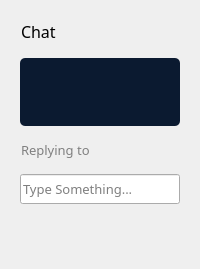
           <widget class="QWidget" name="page_3">
            <layout class="QVBoxLayout" name="verticalLayout_4">
             <property name="spacing">
              <number>15</number>
             </property>
             <property name="leftMargin">
              <number>20</number>
             </property>
             <property name="topMargin">
              <number>20</number>
             </property>
             <property name="rightMargin">
              <number>20</number>
             </property>
             <property name="bottomMargin">
              <number>20</number>
             </property>
             <item>
              <layout class="QHBoxLayout" name="horizontalLayout_4">
               <item>
                <widget class="QLabel" name="label_2">
                 <property name="font">
                  <font>
                   <family>Barlow</family>
                   <pointsize>12</pointsize>
                  </font>
                 </property>
                 <property name="text">
                  <string>Chat</string>
                 </property>
                 <property name="indent">
                  <number>1</number>
                 </property>
                </widget>
               </item>
               <item>
                <spacer name="horizontalSpacer_2">
                 <property name="orientation">
                  <enum>Qt::Horizontal</enum>
                 </property>
                 <property name="sizeHint" stdset="0">
                  <size>
                   <width>40</width>
                   <height>20</height>
                  </size>
                 </property>
                </spacer>
               </item>
               <item>
                <widget class="QPushButton" name="btn_close_chat">
                 <property name="sizePolicy">
                  <sizepolicy hsizetype="Fixed" vsizetype="Fixed">
                   <horstretch>0</horstretch>
                   <verstretch>0</verstretch>
                  </sizepolicy>
                 </property>
                 <property name="minimumSize">
                  <size>
                   <width>20</width>
                   <height>20</height>
                  </size>
                 </property>
                 <property name="maximumSize">
                  <size>
                   <width>20</width>
                   <height>20</height>
                  </size>
                 </property>
                 <property name="cursor">
                  <cursorShape>PointingHandCursor</cursorShape>
                 </property>
                 <property name="styleSheet">
                  <string notr="true">QPushButton{
	border: none;
	border-radius: none;
	background: none;
	background-repeat: none;
	background-image: url(:/icons/close.png);
	background-position: center center;
}

QPushButton:hover{
	background: none;
	background-repeat: none;
	background-image: url(:/icons/close_2.png);
	background-position: center center;
}</string>
                 </property>
                </widget>
               </item>
              </layout>
             </item>
             <item>
              <widget class="QScrollArea" name="sa_chat">
               <property name="styleSheet">
                <string notr="true">border-radius: 5px</string>
               </property>
               <property name="frameShape">
                <enum>QFrame::NoFrame</enum>
               </property>
               <property name="widgetResizable">
                <bool>true</bool>
               </property>
               <widget class="QWidget" name="scrollAreaWidgetContents">
                <property name="geometry">
                 <rect>
                  <x>0</x>
                  <y>0</y>
                  <width>270</width>
                  <height>394</height>
                 </rect>
                </property>
                <property name="styleSheet">
                 <string notr="true">background: #0B1A30</string>
                </property>
               </widget>
              </widget>
             </item>
             <item>
              <widget class="QLabel" name="lbl_reply">
               <property name="font">
                <font>
                 <family>Barlow</family>
                 <pointsize>10</pointsize>
                </font>
               </property>
               <property name="styleSheet">
                <string notr="true">color: gray</string>
               </property>
               <property name="text">
                <string>Replying to</string>
               </property>
               <property name="indent">
                <number>1</number>
               </property>
              </widget>
             </item>
             <item>
              <widget class="QLineEdit" name="txt_message">
               <property name="minimumSize">
                <size>
                 <width>0</width>
                 <height>30</height>
                </size>
               </property>
               <property name="font">
                <font>
                 <family>Barlow</family>
                 <pointsize>10</pointsize>
                </font>
               </property>
               <property name="placeholderText">
                <string>Type Something...</string>
               </property>
              </widget>
             </item>
             <item>
              <layout class="QHBoxLayout" name="horizontalLayout_5">
               <item>
                <widget class="QPushButton" name="btn_file">
                 <property name="sizePolicy">
                  <sizepolicy hsizetype="Fixed" vsizetype="Fixed">
                   <horstretch>0</horstretch>
                   <verstretch>0</verstretch>
                  </sizepolicy>
                 </property>
                 <property name="minimumSize">
                  <size>
                   <width>30</width>
                   <height>30</height>
                  </size>
                 </property>
                 <property name="maximumSize">
                  <size>
                   <width>30</width>
                   <height>30</height>
                  </size>
                 </property>
                 <property name="cursor">
                  <cursorShape>PointingHandCursor</cursorShape>
                 </property>
                 <property name="styleSheet">
                  <string notr="true">QPushButton{
	border: none;
	border-radius: none;
	background: none;
	background-repeat: none;
	background-image: url(:/icons/clip.png);
	background-position: center center;
}

QPushButton:hover{
	background: none;
	background-repeat: none;
	background-image: url(:/icons/clip_2.png);
	background-position: center center;
}</string>
                 </property>
                </widget>
               </item>
               <item>
                <spacer name="horizontalSpacer_3">
                 <property name="orientation">
                  <enum>Qt::Horizontal</enum>
                 </property>
                 <property name="sizeHint" stdset="0">
                  <size>
                   <width>40</width>
                   <height>20</height>
                  </size>
                 </property>
                </spacer>
               </item>
               <item>
                <widget class="QPushButton" name="btn_send">
                 <property name="sizePolicy">
                  <sizepolicy hsizetype="Fixed" vsizetype="Fixed">
                   <horstretch>0</horstretch>
                   <verstretch>0</verstretch>
                  </sizepolicy>
                 </property>
                 <property name="minimumSize">
                  <size>
                   <width>30</width>
                   <height>30</height>
                  </size>
                 </property>
                 <property name="maximumSize">
                  <size>
                   <width>30</width>
                   <height>30</height>
                  </size>
                 </property>
                 <property name="cursor">
                  <cursorShape>PointingHandCursor</cursorShape>
                 </property>
                 <property name="styleSheet">
                  <string notr="true">QPushButton{
	border: none;
	border-radius: none;
	background: none;
	background-repeat: none;
	background-image: url(:/icons/send.png);
	background-position: center center;
}

QPushButton:hover{
	background: none;
	background-repeat: none;
	background-image: url(:/icons/send_2.png);
	background-position: center center;
}</string>
                 </property>
                </widget>
               </item>
              </layout>
             </item>
            </layout>
           </widget>
